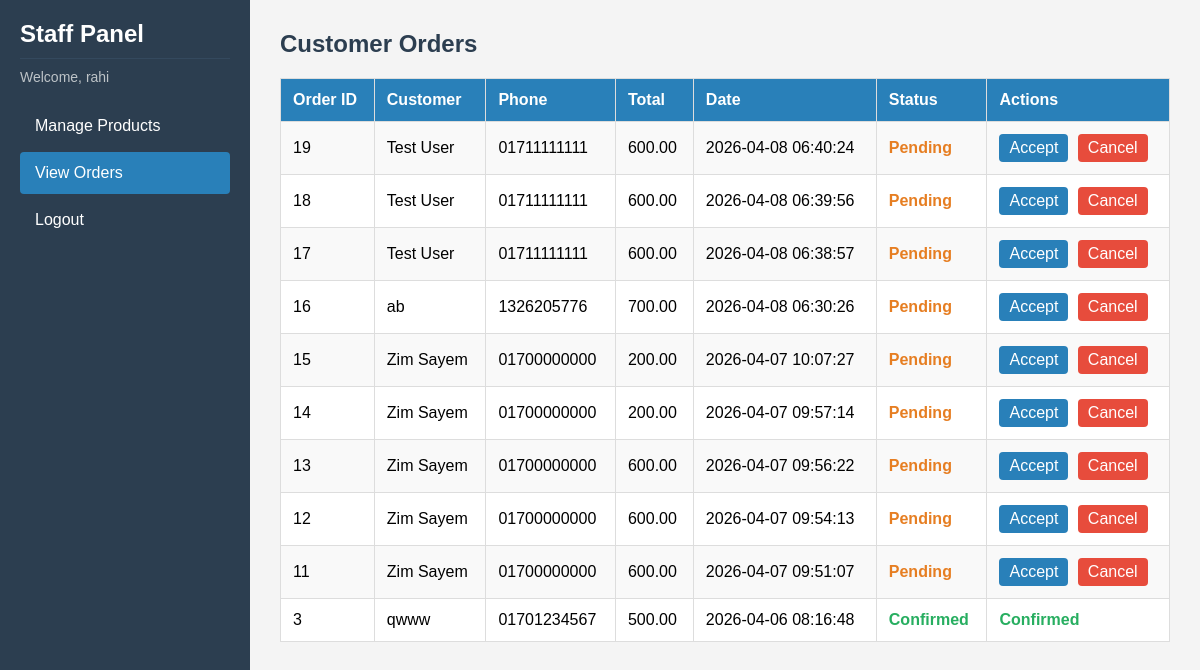
/Staff/view/staff_orders.php (signed in), run on the app's committed database.
### tables this page shows
CREATE TABLE `orders` (
  `id` int(11) NOT NULL,
  `customer_id` int(11) NOT NULL,
  `status` enum('pending','confirmed','delivered','cancelled') DEFAULT 'pending',
  `total_amount` decimal(10,2) NOT NULL,
  `created_at` datetime DEFAULT current_timestamp()
);

CREATE TABLE `users` (
  `id` int(11) NOT NULL,
  `name` varchar(100) NOT NULL,
  `phone` varchar(15) NOT NULL,
  `email` varchar(100) NOT NULL,
  `password` varchar(100) NOT NULL,
  `role` varchar(20) NOT NULL
);

### staff/model/order_model.php (called while the page is built, shortened)
<?php
require_once('db_connect.php');
function getAllPendingOrders() {
    global $conn;
    $sql = "SELECT o.*, u.name as customer_name, u.phone as customer_phone
            FROM orders o
            JOIN users u ON o.customer_id = u.id
            WHERE o.status IN ('pending', 'confirmed')
            ORDER BY o.created_at DESC";
    $result = $conn->query($sql);
    $orders = array();
    while ($row = $result->fetch_assoc()) {
        $orders[] = $row;
    }
    return $orders;
}

### staff/view/staff_orders.php (the view, shortened to what this page needs)
<?php
require_once('../model/order_model.php');
$orders = getAllPendingOrders();
?>
<!DOCTYPE html>
<html>
<head>
    <link rel="stylesheet" href="../assets/dashboard.css">
</head>
<body>
<div class="dashboard">
    <div class="sidebar">
        <h2>Staff Panel</h2>
        <p>Welcome, <?php echo htmlspecialchars($_SESSION['user']['name']); ?></p>
        <a href="staff_dashboard.php">Manage Products</a>
        <a href="staff_orders.php" class="active">View Orders</a>
        <a href="../../common/controller/logout.php">Logout</a>
    </div>
    <div class="content">
        <h2>Customer Orders</h2>
        <table>
            <tr>
                <th>Order ID</th>
                <th>Customer</th>
                <th>Phone</th>
                <th>Total</th>
                <th>Date</th>
                <th>Status</th>
                <th>Actions</th>
            </tr>
            <?php if (count($orders) > 0): ?>
                <?php foreach ($orders as $order): ?>
                <tr>
                    <td><?php echo $order['id']; ?></td>
                    <td><?php echo $order['customer_name']; ?></td>
                    <td><?php echo $order['customer_phone']; ?></td>
                    <td><?php echo number_format($order['total_amount'], 2); ?></td>
                    <td><?php echo $order['created_at']; ?></td>
                    <td>
                        <span class="status-<?php echo $order['status']; ?>">
                            <?php echo ucfirst($order['status']); ?>
                        </span>
                    </td>
                    <td>
                        <?php if ($order['status'] == 'pending'): ?>
                            <a href="../controller/order_controller.php?action=confirm&id=<?php echo $order['id']; ?>"
                               class="btn-edit"
                               onclick="return confirm('Accept this order?')">Accept</a>
                            <a href="../controller/order_controller.php?action=cancel&id=<?php echo $order['id']; ?>"
                               class="btn-delete"
                               onclick="return confirm('Cancel this order?')">Cancel</a>
                        <?php elseif ($order['status'] == 'confirmed'): ?>
                            <span class="status-confirmed">Confirmed</span>
                        <?php else: ?>
                            -
                        <?php endif; ?>
                    </td>
                </tr>
                <?php endforeach; ?>
            <?php else: ?>
                <tr>
                    <td colspan="7">No orders found.</td>
                </tr>
            <?php endif; ?>
        </table>
    </div>
</div>
</body>
</html>

### staff/assets/dashboard.css (style rules this page uses)
* { margin: 0; padding: 0; box-sizing: border-box; }
body { font-family: Arial, sans-serif; background-color: #f4f4f4; }
.dashboard { display: flex; min-height: 100vh; }
.sidebar { width: 250px; background-color: #2c3e50; color: white; padding: 20px; }
.sidebar h2 { color: white; margin-bottom: 10px; padding-bottom: 10px; border-bottom: 1px solid #34495e; }
.sidebar p { color: #bdc3c7; margin-bottom: 20px; font-size: 14px; }
.sidebar a { display: block; color: white; text-decoration: none; padding: 12px 15px; margin-bottom: 5px; border-radius: 4px; }
.sidebar a.active { background-color: #2980b9; }
.content { flex: 1; padding: 30px; }
.content h2 { color: #2c3e50; margin-bottom: 20px; }
table { width: 100%; border-collapse: collapse; background-color: white; }
th, td { padding: 12px; text-align: left; border: 1px solid #ddd; }
th { background-color: #2980b9; color: white; }
tr:nth-child(even) { background-color: #f9f9f9; }
.status-pending { color: #e67e22; font-weight: bold; }
.status-confirmed { color: #27ae60; font-weight: bold; }
.btn-edit { display: inline-block; background-color: #2980b9; color: white; padding: 5px 10px; border-radius: 4px; text-decoration: none; margin-right: 5px; }
.btn-delete { display: inline-block; background-color: #e74c3c; color: white; padding: 5px 10px; border-radius: 4px; text-decoration: none; }

### data on the page
orders: id "19", customer.name "Test User", customer.phone "01711111111", total_amount "600.00", created_at "2026-04-08 06:40:24", status "Pending"
orders: id "18", customer.name "Test User", customer.phone "01711111111", total_amount "600.00", created_at "2026-04-08 06:39:56", status "Pending"
orders: id "17", customer.name "Test User", customer.phone "01711111111", total_amount "600.00", created_at "2026-04-08 06:38:57", status "Pending"
orders: id "16", customer.name "ab", customer.phone "1326205776", total_amount "700.00", created_at "2026-04-08 06:30:26", status "Pending"
orders: id "15", customer.name "Zim Sayem", customer.phone "01700000000", total_amount "200.00", created_at "2026-04-07 10:07:27", status "Pending"
orders: id "14", customer.name "Zim Sayem", customer.phone "01700000000", total_amount "200.00", created_at "2026-04-07 09:57:14", status "Pending"
orders: id "13", customer.name "Zim Sayem", customer.phone "01700000000", total_amount "600.00", created_at "2026-04-07 09:56:22", status "Pending"
orders: id "12", customer.name "Zim Sayem", customer.phone "01700000000", total_amount "600.00", created_at "2026-04-07 09:54:13", status "Pending"
orders: id "11", customer.name "Zim Sayem", customer.phone "01700000000", total_amount "600.00", created_at "2026-04-07 09:51:07", status "Pending"
orders: id "3", customer.name "qwww", customer.phone "01701234567", total_amount "500.00", created_at "2026-04-06 08:16:48", status "Confirmed"

### other printed values
$_SESSION['user']['name'] "rahi"
